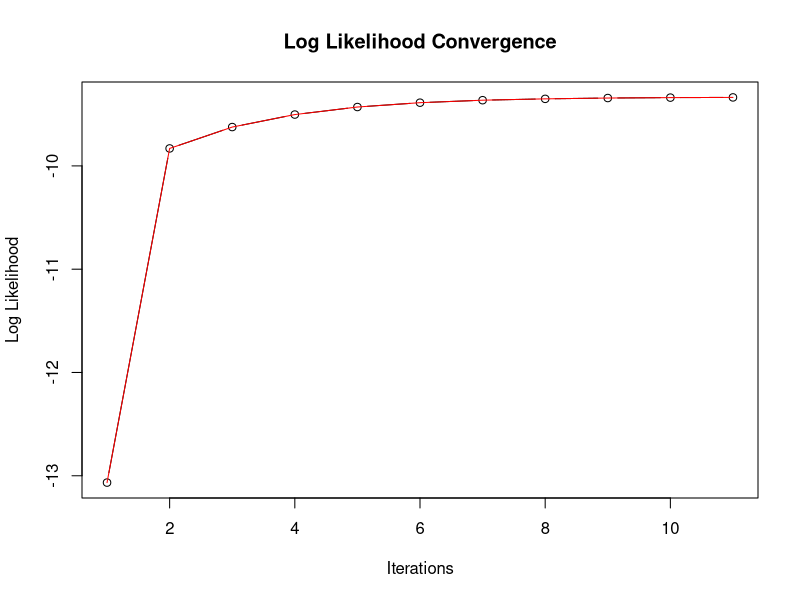

Write R code to recreate this figure.
## ---- chunk 1
knitr::opts_chunk$set(echo = TRUE)
## ---- chunk 2
# get log likelihood of initial frequencies
num <- seq(1/6,6)
# From HWE, = 2pq
L1 <- 2*(((1/6)^2) + ((1/6)^2)) # Prob of Genotype 1
L2 <- 2*((1/6)^2) # Prob of Genotype 2
L3 <- 2*((1/6)^2)# Prob of Genotype 3
L4 <- 2*(((1/6)^2) + ((1/6)^2)) # Prob of Genotype 4
L5 <- 2*((1/6)^2) # Prob of Genotype 5
ll <- (log((L1*L2*L3*L4*L5)))
## ---- chunk 3
# Create a matrix of haplotype frequencies to be filled by EM algorithm
freqs <- matrix(c(1/6,1/6,1/6,1/6,1/6,1/6,ll),nrow= 11, ncol=7, byrow=TRUE)
colnames(freqs)<- c('H1','H2','H3','H4','H5','H6','LL')

# Implement Algorithm for 10 Iterations
for(i in 1:10){
  
  # E-step
  
  # Probability of haplotype pairs in genotype 1
  E.g1.1 <- (freqs[i,1]*freqs[i,2])/((freqs[i,1]*freqs[i,2])+(freqs[i,3]*freqs[i,5]))# H1 & H2
  E.g1.2 <- (freqs[i,3]*freqs[i,5])/((freqs[i,3]*freqs[i,5])+(freqs[i,1]*freqs[i,2]))# H3 & H5
  
  E.g2 <- 1 # Probability of haplotype pairs in genotype 2. Only one pair so probability = 1
  E.g3 <- 1 # Probability of haplotype pairs in genotype 3. Only one pair so probability = 1

  # Probability of haplotype pairs in genotype 4
  E.g4.1 <- (freqs[i,5]*freqs[i,6])/((freqs[i,5]*freqs[i,6])+(freqs[i,1]*freqs[i,4]))# H5 & H6
  E.g4.2 <- (freqs[i,1]*freqs[i,4])/((freqs[i,1]*freqs[i,4])+(freqs[i,5]*freqs[i,6]))# H1 & H4
  
  E.g5 <- 1 # Probability of haplotype pairs in genotype 5. Only one pair so probability = 1
   
  # M-step 
  # Calculate Haplotype Frequencies
  freqs[i+1,1] <- (E.g1.1 + E.g3 + E.g4.2)/10 # H1
  freqs[i+1,2] <- E.g1.1/10 # H2
  freqs[i+1,3] <- E.g1.2/10 # H3
  freqs[i+1,4] <- (E.g2 + E.g4.2 + E.g5)/10 # H4
  freqs[i+1,5] <- (E.g1.2 + E.g2 + E.g3 + E.g4.1 + E.g5)/10 # H5
  freqs[i+1,6] <- E.g4.1/10 # H6
  
  #Log likelihood
  #First Calculate Genotype Probabilities
  L1 <- 2*((freqs[i+1,1]*freqs[i+1,2]) + (freqs[i+1,3]*freqs[i+1,5])) # Prob of Genotype 1
  L2 <- 2*(freqs[i+1,4]*freqs[i+1,5]) # Prob of Genotype 2
  L3 <- 2*(freqs[i+1,1]*freqs[i+1,5] )# Prob of Genotype 3
  L4 <- 2*((freqs[i+1,5]*freqs[i+1,6]) + (freqs[i+1,4]*freqs[i+1,1])) # Prob of Genotype 4
  L5 <- 2*(freqs[i+1,4]*freqs[i+1,5]) # Prob of Genotype 5
  
  # Now Calculate the log liklihood of the genotype probabilities 
  freqs[i+1,7] <- (log((L1*L2*L3*L4*L5)))

}
## ---- chunk 4
# Round to 3 decimel places
freqs <- format(round(freqs, 3), nsmall = 3)
## ---- chunk 5
library(kableExtra)
freqs %>%
  kable( "latex", booktabs = T) %>% 
  kable_styling(latex_options = "striped", full_width = TRUE)
## ---- chunk 6
plot(freqs[,7], type="b", ylab='Log Likelihood', xlab='Iterations', main='Log Likelihood Convergence')
lines(freqs[,7], col='red')
